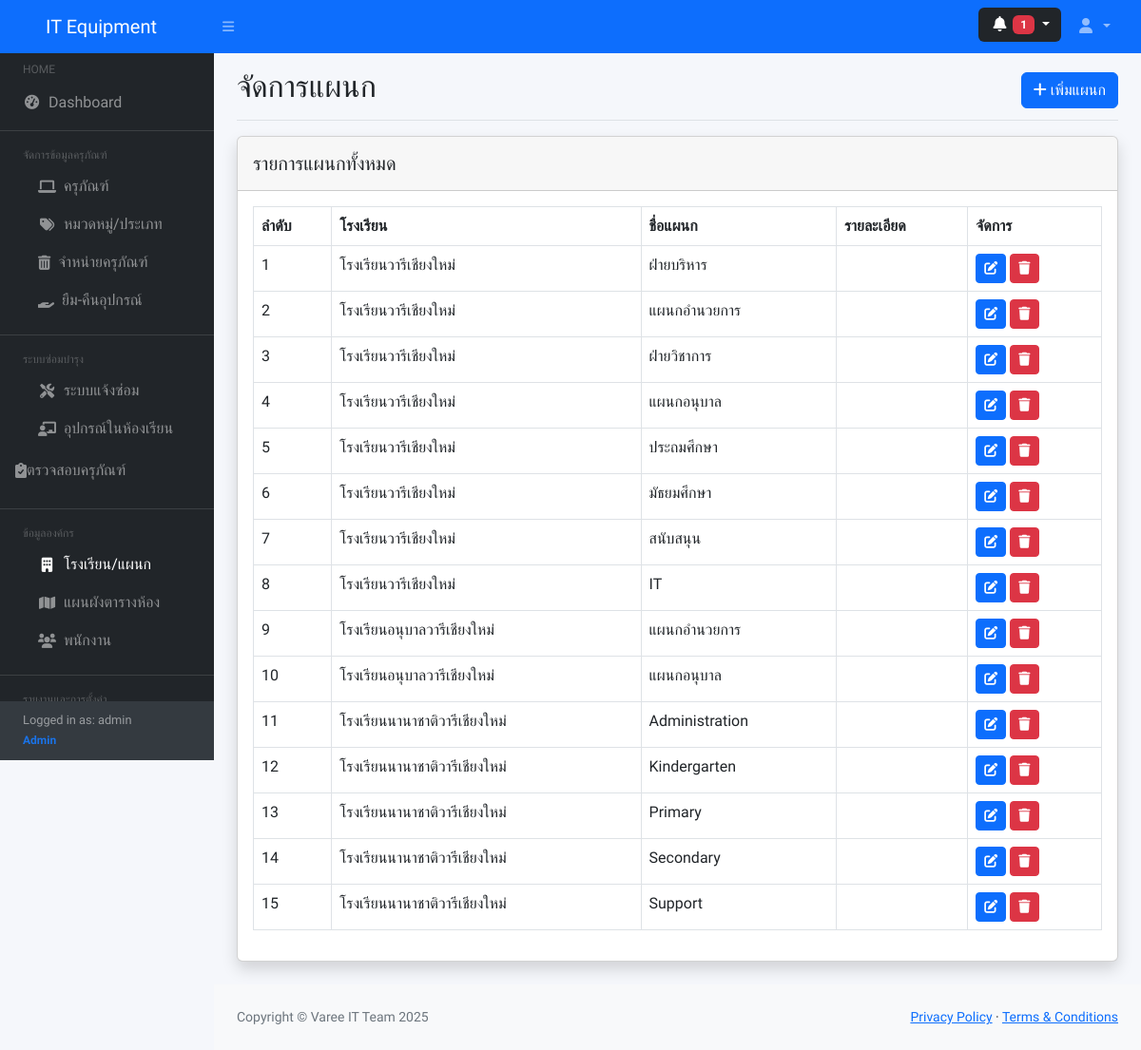
Screenshot of /departments.php (signed in) with the database file from the repository.
### tables this page shows
CREATE TABLE IF NOT EXISTS departments (
    id INT AUTO_INCREMENT PRIMARY KEY COMMENT 'รหัสแผนก (Primary Key)',
    school_name VARCHAR(100) NOT NULL COMMENT 'ชื่อโรงเรียน',
    department_name VARCHAR(100) NOT NULL COMMENT 'ชื่อแผนก',
    department_description TEXT COMMENT 'รายละเอียดแผนก',
    created_at TIMESTAMP DEFAULT CURRENT_TIMESTAMP COMMENT 'วันที่สร้างบันทึก',
    updated_at TIMESTAMP DEFAULT CURRENT_TIMESTAMP ON UPDATE CURRENT_TIMESTAMP COMMENT 'วันที่แก้ไขล่าสุด',
    INDEX idx_school_name (school_name),
    INDEX idx_department_name (department_name)
);

### departments.php (the view, shortened to what this page needs)
<?php
require_once 'includes/header.php';
$departments_query = "SELECT * FROM departments ORDER BY id ASC";
$departments_list = $db->query($departments_query)->fetchAll(PDO::FETCH_ASSOC);
?>
<?php include 'includes/navbar.php'; ?>
<?php
include 'includes/sidebar.php';
?>
<div id="layoutSidenav_content">
    <main >
<div class="container-fluid px-4">
    <div class="d-flex justify-content-between flex-wrap flex-md-nowrap align-items-center pt-3 pb-2 mb-3 border-bottom">
        <h1 class="h2">จัดการแผนก</h1>
        <button type="button" class="btn btn-primary" data-bs-toggle="modal" data-bs-target="#departmentModal" onclick="clearForm()">
            <i class="fas fa-plus"></i> เพิ่มแผนก
        </button>
    </div>
    <div class="card shadow mb-4">
        <div class="card-header py-3">
            <h5 class="m-0 font-weight-bold ">รายการแผนกทั้งหมด</h5>
        </div>
        <div class="card-body">
            <div class="table-responsive">
                <table class="table table-bordered" id="dataTable" width="100%" cellspacing="0">
                    <thead>
                        <tr>
                            <th>ลำดับ</th>
                            <th>โรงเรียน</th>
                            <th>ชื่อแผนก</th>
                            <th>รายละเอียด</th>
                            <th>จัดการ</th>
                        </tr>
                    </thead>
                    <tbody>
                        <?php $counter = 1; ?>
                        <?php foreach($departments_list as $department): ?>
                        <tr>
                            <td><?php echo $counter++; ?></td>
                            <td><?php echo $department['school_name']; ?></td>
                            <td><?php echo $department['department_name']; ?></td>
                            <td><?php echo $department['department_description']; ?></td>
                            <td>
                                <button type="button" class="btn btn-sm btn-primary" data-bs-toggle="modal" data-bs-target="#departmentModal" onclick='editDepartment(<?php echo json_encode($department); ?>)'>
                                    <i class="fas fa-edit"></i>
                                </button>
                                <a href="departments.php?action=delete&id=<?php echo $department['id']; ?>" class="btn btn-sm btn-danger" onclick="return confirm('คุณแน่ใจหรือไม่?')">
                                    <i class="fas fa-trash"></i>
                                </a>
                            </td>
                        </tr>
                        <?php endforeach; ?>
                    </tbody>
                </table>
            </div>
        </div>
    </div>
</main>
<?php require_once 'includes/footer.php'; ?>

### includes/header.php (style rules this page uses)
:root { --primary: #1a73e8; --primary-dark: #0d47a1; --secondary: #6c757d; --success: #28a745; --info: #17a2b8; --warning: #ffc107; --danger: #dc3545; --light: #f8f9fa; --dark: #343a40; }
body { font-family: 'Prompt', sans-serif; background-color: #f5f7fb; }

### rows the page displays
departments: school_name "โรงเรียนวารีเชียงใหม่", department_name "ฝ่ายบริหาร"
departments: school_name "โรงเรียนวารีเชียงใหม่", department_name "แผนกอำนวยการ"
departments: school_name "โรงเรียนวารีเชียงใหม่", department_name "ฝ่ายวิชาการ"
departments: school_name "โรงเรียนวารีเชียงใหม่", department_name "แผนกอนุบาล"
departments: school_name "โรงเรียนวารีเชียงใหม่", department_name "ประถมศึกษา"
departments: school_name "โรงเรียนวารีเชียงใหม่", department_name "มัธยมศึกษา"
departments: school_name "โรงเรียนวารีเชียงใหม่", department_name "สนับสนุน"
departments: school_name "โรงเรียนวารีเชียงใหม่", department_name "IT"
departments: school_name "โรงเรียนอนุบาลวารีเชียงใหม่", department_name "แผนกอำนวยการ"
departments: school_name "โรงเรียนอนุบาลวารีเชียงใหม่", department_name "แผนกอนุบาล"
departments: school_name "โรงเรียนนานาชาติวารีเชียงใหม่", department_name "Administration"
departments: school_name "โรงเรียนนานาชาติวารีเชียงใหม่", department_name "Kindergarten"
departments: school_name "โรงเรียนนานาชาติวารีเชียงใหม่", department_name "Primary"
departments: school_name "โรงเรียนนานาชาติวารีเชียงใหม่", department_name "Secondary"
departments: school_name "โรงเรียนนานาชาติวารีเชียงใหม่", department_name "Support"

### other values shown
$pending_count "1"
$_SESSION['username'] "admin"
$_SESSION['role'] "Admin"
